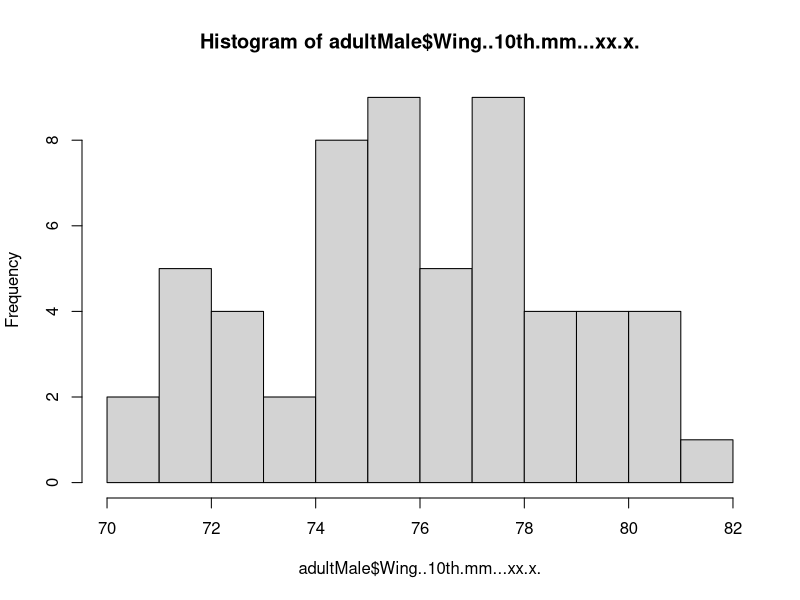
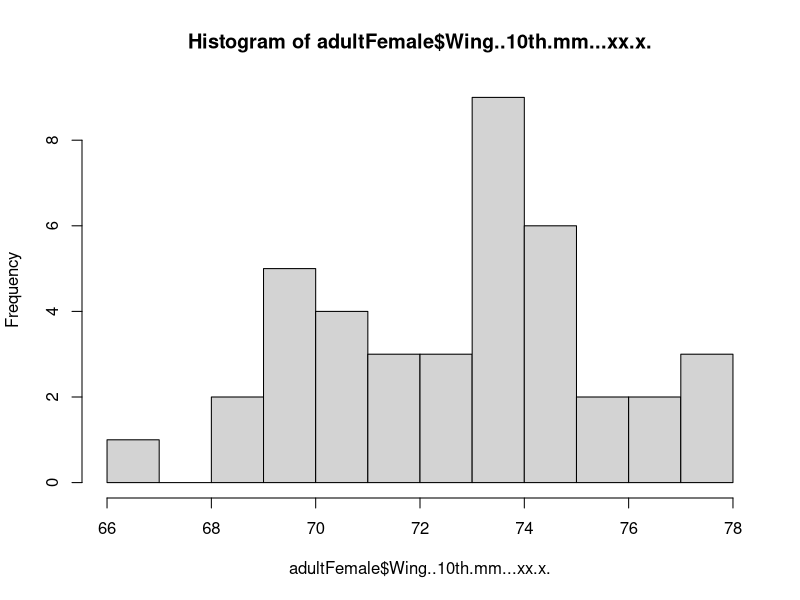
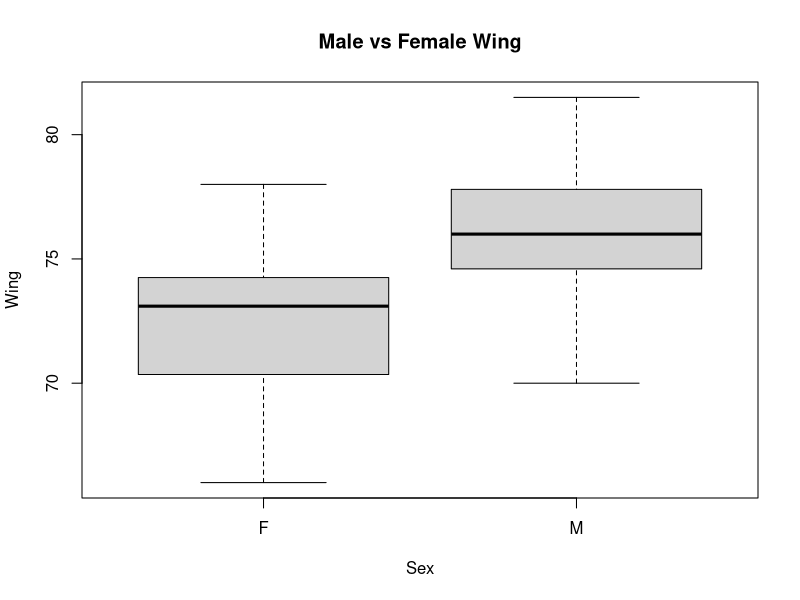

Source code (R) for these figures, in order: (Note: this script raises an error after producing the figures.)
#This is for the Caroline Anthony's Natural History Question of:
#Are females bigger/smaller than males on average?

#Import banding data
bandingData <- read.csv("CurrentFiles/PaigeFiles/MasterBandingData27Apr2026.csv")

#Separate out male
maleIndividuals <- bandingData[(bandingData$Sex..M.F.=="M"), ]
#Remove odd characters
cleanedMale <- maleIndividuals[maleIndividuals$Wing..10th.mm...xx.x. != "." & 
                               maleIndividuals$Wing..10th.mm...xx.x. != "*" & 
                               maleIndividuals$Wing..10th.mm...xx.x. != "-", ]
#Make Wing..10th.mm...xx.x. Numeric
cleanedMale$Wing..10th.mm...xx.x. <- as.numeric(cleanedMale$Wing..10th.mm...xx.x.)
#Clear out empty Wing..10th.mm...xx.x. entries
cleanedMale <- cleanedMale[!is.na(cleanedMale$Wing..10th.mm...xx.x.), ]
cleanedMale <- cleanedMale[cleanedMale$Wing..10th.mm...xx.x. > 50, ]
#Clear out babies so there's only adults
adultMale <- cleanedMale[!(cleanedMale$Age=="Nestling") &
                         !(cleanedMale$Age=="HY"),]


#Separate out female
femaleIndividuals <- bandingData[(bandingData$Sex..M.F.=="F"), ]
#Remove odd characters
cleanedFemale <- femaleIndividuals[femaleIndividuals$Wing..10th.mm...xx.x. != "." & 
                                   femaleIndividuals$Wing..10th.mm...xx.x. != "*" & 
                                   femaleIndividuals$Wing..10th.mm...xx.x. != "-", ]
#Make Wing..10th.mm...xx.x. Numeric
cleanedFemale$Wing..10th.mm...xx.x. <- as.numeric(cleanedFemale$Wing..10th.mm...xx.x.)
#Clear out empty Wing..10th.mm...xx.x. entries
cleanedFemale <- cleanedFemale[!is.na(cleanedFemale$Wing..10th.mm...xx.x.), ]
#Clear out babies so there's only adults
adultFemale <- cleanedFemale[!(cleanedFemale$Age=="Nestling") &
                             !(cleanedFemale$Age=="HY"),]


#Take average Wing..10th.mm...xx.x. of each
cat("Male mean adult weight:", mean(adultMale$Wing..10th.mm...xx.x., na.rm = TRUE), "\n")
cat("Female mean adult weight:", mean(adultFemale$Wing..10th.mm...xx.x., na.rm = TRUE), "\n")

# Histogram to visually check normality
hist(adultMale$Wing..10th.mm...xx.x., breaks=10)
hist(adultFemale$Wing..10th.mm...xx.x., breaks=10)
# Boxplot to visualize the data
boxplot(Wing..10th.mm...xx.x. ~ Sex..M.F., data = rbind(adultMale, adultFemale),
        xlab = "Sex", ylab = "Wing",
        main = "Male vs Female Wing")

# Shapiro-Wilk normality test to numerically check normality
print(shapiro.test(adultMale$Wing..10th.mm...xx.x.))
print(shapiro.test(adultFemale$Wing..10th.mm...xx.x.))

#Doesn't look normal, so Wilcoxon test
print(wilcox.test(adultMale$Wing..10th.mm...xx.x., adultFemale$Wing..10th.mm...xx.x.))

#Test for checking equal variance
print(leveneTest(Wing..10th.mm...xx.x. ~ Sex..M.F., data = rbind(adultMale, adultFemale)))
#Also, independent t-test assuming equal variance
print(t.test(adultMale$Wing..10th.mm...xx.x., adultFemale$Wing..10th.mm...xx.x., var.equal = TRUE))
